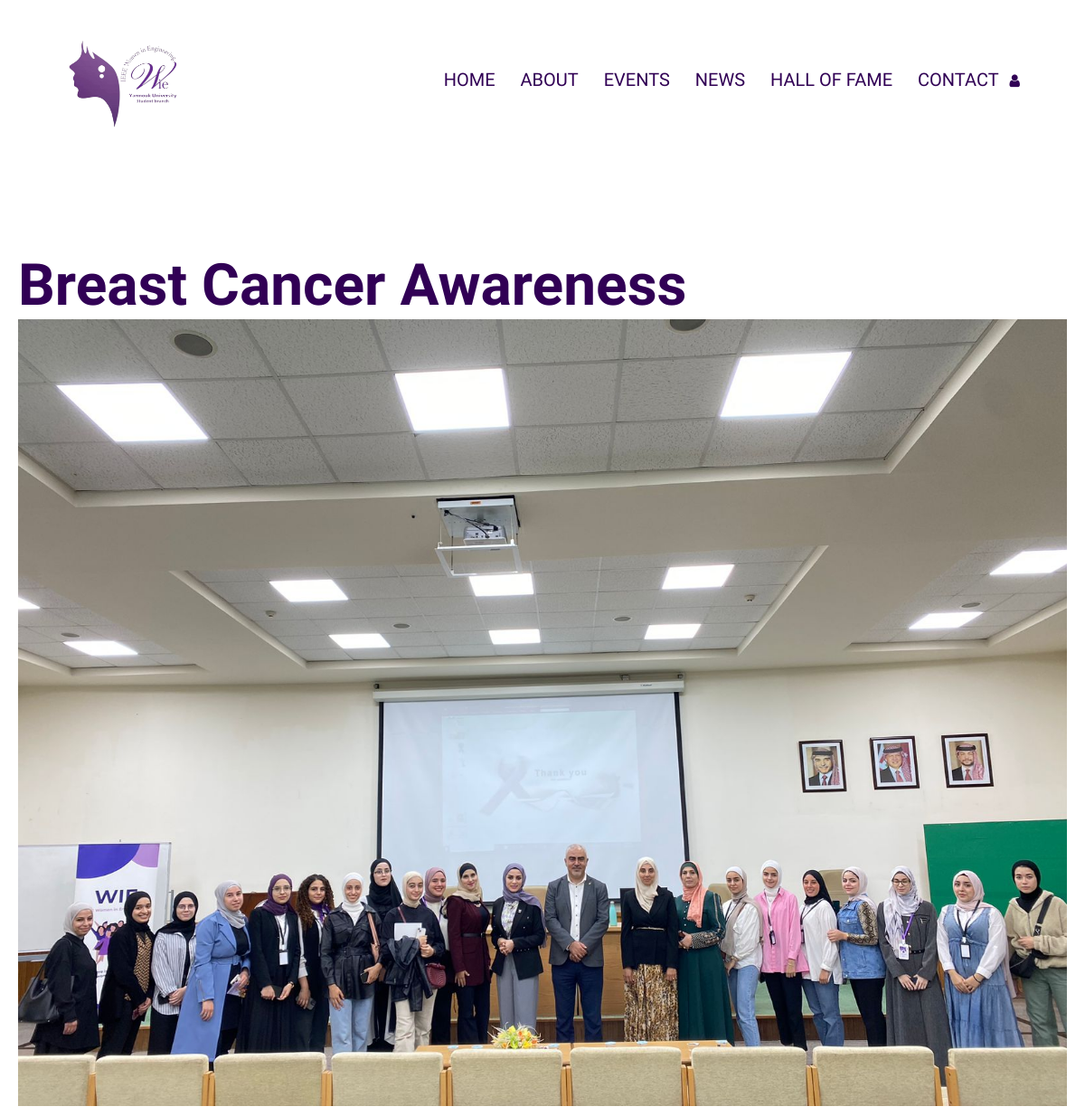
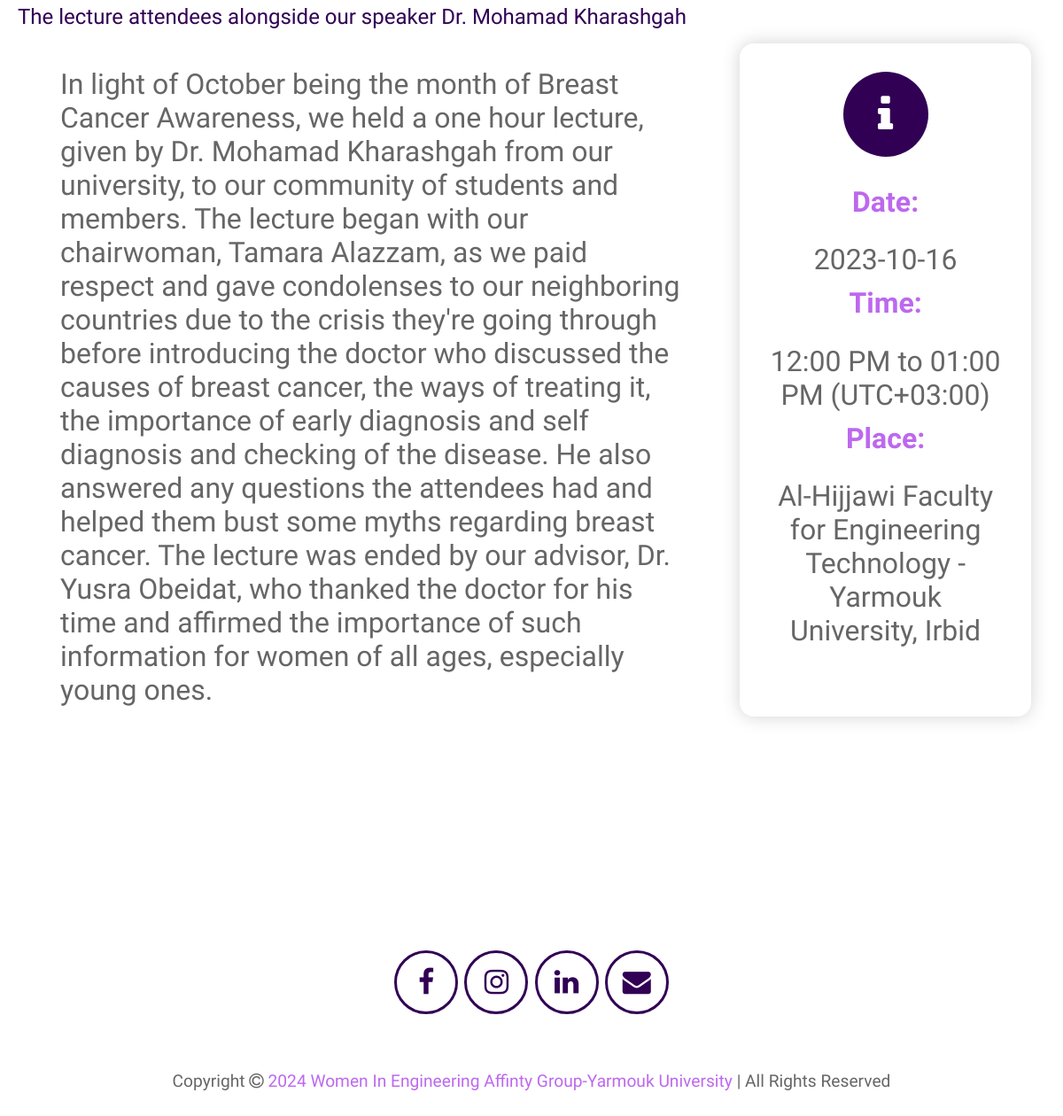
/view-event.php?event=31, run on the app's committed database (2 pictures, top to bottom).
### tables this page shows
CREATE TABLE IF NOT EXISTS `events` (
  `id` int NOT NULL AUTO_INCREMENT,
  `name` varchar(100) NOT NULL,
  `type` varchar(50) NOT NULL,
  `image` varchar(100) NOT NULL,
  `caption` varchar(100) NOT NULL,
  `date` date NOT NULL,
  `time` varchar(100) NOT NULL,
  `place` varchar(100) NOT NULL,
  `summary` varchar(2000) NOT NULL,
  PRIMARY KEY (`id`)
);

### view-event.php (the view, shortened to what this page needs)
<?php
include 'components/connection.php';
?>
<!DOCTYPE html>
<html lang="en">
<head>
    <link rel="stylesheet" href="https://cdnjs.cloudflare.com/ajax/libs/font-awesome/4.7.0/css/font-awesome.min.css">
    <link rel="stylesheet" href="style.css">
</head>
<body>
    <?php include 'components/header.php'; ?>
    <section class="details">
        <?php
        if (isset($_GET['event'])) {
            $eid = $_GET['event'];
            $view_event = $conn->prepare("SELECT * FROM `events` WHERE id = '$eid'");
            $view_event->execute();
            if ($view_event->rowCount() > 0) {
                while ($fetch_event = $view_event->fetch(PDO::FETCH_ASSOC)) {
        ?>
                    <h3><?php echo $fetch_event['name']; ?></h3>
                    <img src="events/<?php echo $fetch_event['image']; ?>" style="width:100%;" class="img"></img>
                    <p><?php echo $fetch_event['caption']; ?></p>
                    <div class="row">
                        <div class="summary-box">
                            <p><?php echo $fetch_event['summary']; ?></p>
                        </div>
                        <div class="box">
                            <i class="fa fa-info"></i>
                            <h3>Date:</h3>
                            <p><?php echo $fetch_event['date']; ?></p>
                            <h3>Time:</h3>
                            <p><?php echo $fetch_event['time']; ?></p>
                            <h3>Place:</h3>
                            <p><?php echo $fetch_event['place']; ?></p>
                        </div>
                    </div>
        <?php
                }
            }
        }
        ?>
    </section>
    <?php include 'components/footer.php'; ?>
</body>
</html>

### style.css (style rules this page uses)
* { margin: 0; padding: 0; box-sizing: border-box; font-family: 'Ysabeau Infant', sans-serif; scroll-behavior: smooth; }
:root { --dark: #310055; --light: #bd68ee; --primary: #fff; --secondary: #000; --box-shadow: 0 0 20px rgba(0, 0, 0, 0.178); }
section { padding: 100px 20px; }
.details h3 { font-size: 4rem; color: var(--dark); transition: .2s; }
.details p { width: 100%; font-size: 1.5rem; color: var(--dark); margin-top: 1rem; overflow-wrap: break-word; }
.details .row .box { height:auto; width: 30%; background: var(--primary); text-align: center; border-radius: 1rem; box-shadow: var(--box-shadow); margin: 1rem; cursor: pointer; }
.details .row .summary-box { height: auto; width: 70%; background: var(--primary); text-align: left; border-radius: 1rem; margin: 1rem; overflow-wrap: break-word; }
.details .row .box i { height: 6rem; width: 6rem; line-height: 6rem; text-align: center; border-radius: 50%; color: var(--primary); background: var(--dark); font-size: 3rem; margin: 2rem 0; transition: 0.2s; }
.details .row .box h3 { font-size: 2rem; color: var(--light); transition: .2s; }
.details .row .box p { font-size: 2rem; padding: .7rem 2rem; color: #666; }
.details .row .summary-box p { font-size: 2rem; padding: .7rem 2rem; color: #666; }
.details .row { display: flex; justify-content: center; align-items: top; }

### data on the page
events: name "Breast Cancer Awareness", image (picture), caption "The lecture attendees alongside our speaker Dr. Mohamad Kharashgah", summary "In light of October being the month of Breast Cancer Awareness, we held a one hour lecture, given by Dr. Mohamad Kharashgah from our university, to our community of students and members. The lecture began with our chairwoman, Tamara Alazzam, as we paid respect and gave condolenses to our neighboring countries due to the crisis they're going through before introducing the doctor who discussed the causes of breast cancer, the ways of treating it, the importance of early diagnosis and self diagnosis and checking of the disease. He also answered any questions the attendees had and helped them bust some myths regarding breast cancer. The lecture was ended by our advisor, Dr. Yusra Obeidat, who…", date "2023-10-16", time "12:00 PM to 01:00 PM (UTC+03:00)", place "Al-Hijjawi Faculty for Engineering Technology - Yarmouk University, Irbid"
